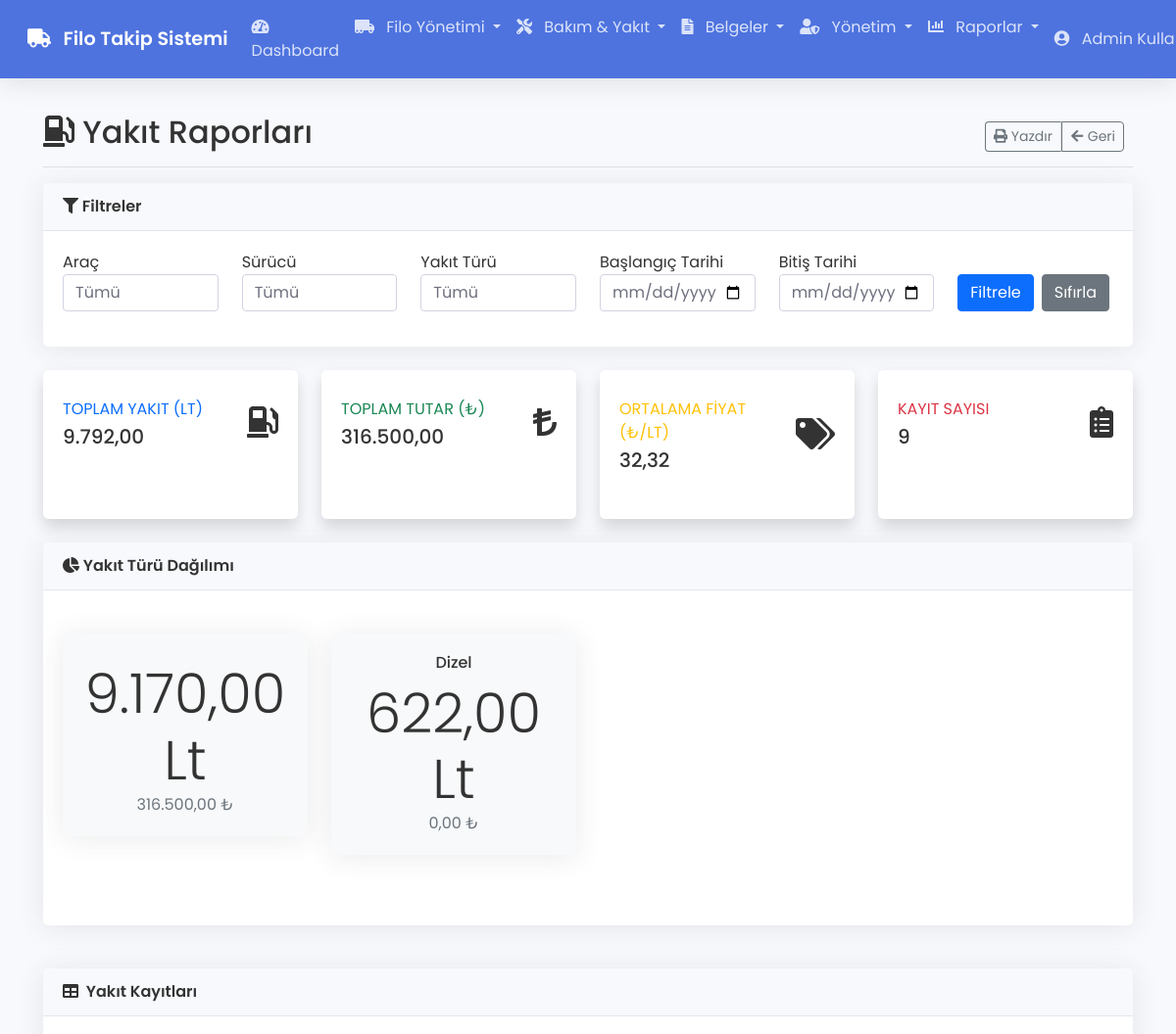
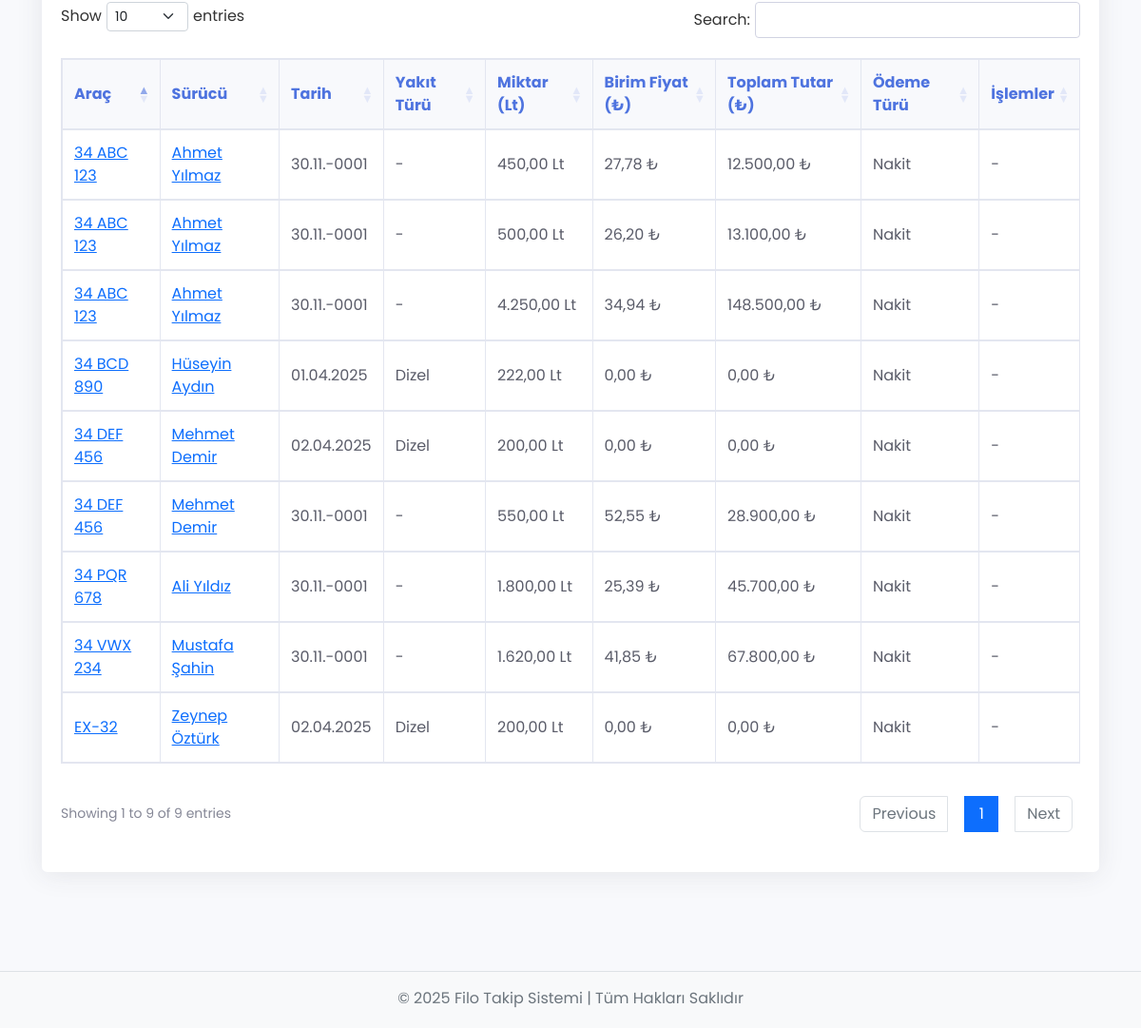
Screenshot of /reports/fuel (signed in) with the database file from the repository (2 pictures, top to bottom).
### tables this page shows
CREATE TABLE `fuel_records` (
  `id` int(11) NOT NULL,
  `vehicle_id` int(11) NOT NULL,
  `driver_id` int(11) DEFAULT NULL,
  `tank_id` int(11) NOT NULL,
  `fuel_type` enum('Benzin','Dizel','LPG','Elektrik') NOT NULL,
  `amount` decimal(10,2) NOT NULL COMMENT 'Litre',
  `cost` decimal(10,2) DEFAULT NULL COMMENT 'TL',
  `km_reading` int(11) DEFAULT NULL COMMENT 'Kilometre',
  `hour_reading` decimal(10,2) DEFAULT NULL COMMENT 'Çalışma Saati',
  `date` date NOT NULL,
  `notes` text DEFAULT NULL,
  `created_at` timestamp NOT NULL DEFAULT current_timestamp(),
  `created_by` int(11) NOT NULL
);

CREATE TABLE `vehicles` (
  `id` int(11) NOT NULL,
  `plate_number` varchar(20) NOT NULL,
  `brand` varchar(100) NOT NULL,
  `model` varchar(100) NOT NULL,
  `year` int(11) DEFAULT NULL,
  `company_id` int(11) DEFAULT NULL,
  `vehicle_type` enum('Otomobil','Kamyonet','Kamyon','Otobüs') NOT NULL,
  `status` enum('Aktif','Pasif','Bakımda') NOT NULL DEFAULT 'Aktif',
  `created_at` timestamp NOT NULL DEFAULT current_timestamp()
);

### app/views/reports/fuel.php (the view, shortened to what the rows shown need)
<?php require APPROOT . '/views/inc/header.php'; ?>
<div class="container-fluid">
    <div class="d-flex justify-content-between flex-wrap flex-md-nowrap align-items-center pt-3 pb-2 mb-3 border-bottom">
        <h1 class="h2"><i class="fas fa-gas-pump"></i> Yakıt Raporları</h1>
    </div>
    <div class="card mb-4">
        <div class="card-body">
            <div class="table-responsive">
                <table class="table table-hover table-bordered data-table" id="dataTable" width="100%" cellspacing="0">
                    <thead>
                        <tr>
                            <th>Araç</th>
                            <th>Sürücü</th>
                            <th>Tarih</th>
                            <th>Yakıt Türü</th>
                            <th>Miktar (Lt)</th>
                            <th>Birim Fiyat (₺)</th>
                            <th>Toplam Tutar (₺)</th>
                            <th>Ödeme Türü</th>
                            <th>İşlemler</th>
                        </tr>
                    </thead>
                    <tbody>
                        <?php foreach($data['fuelRecords'] as $record) : ?>
                            <tr>
                                <td>
                                    <a href="<?php echo URLROOT; ?>/vehicles/show/<?php echo $record->vehicle_id; ?>">
                                        <?php echo $record->plate_number; ?>
                                    </a>
                                </td>
                                <td>
                                    <a href="<?php echo URLROOT; ?>/drivers/show/<?php echo $record->driver_id; ?>">
                                        <?php echo $record->driver_name; ?>
                                    </a>
                                </td>
                                <td><?php echo date('d.m.Y', strtotime($record->date)); ?></td>
                                <td><?php echo $record->fuel_type; ?></td>
                                <td><?php echo number_format($record->amount, 2, ',', '.'); ?> Lt</td>
                                <td><?php echo number_format(($record->cost / $record->amount), 2, ',', '.'); ?> ₺</td>
                                <td><?php echo number_format($record->cost, 2, ',', '.'); ?> ₺</td>
                                <td><?php echo isset($record->payment_type) ? $record->payment_type : 'Nakit'; ?></td>
                                <td>
                                </td>
                            </tr>
                        <?php endforeach; ?>
                    </tbody>
                </table>
            </div>
        </div>
    </div>
</div>
<?php require APPROOT . '/views/inc/footer.php'; ?>

### rows the page displays
fuel_records: vehicle.plate_number "EX-32", driver_name "Zeynep Öztürk", date "02.04.2025", fuel_type "Dizel", amount "200,00", $record->cost / $record->amount "0,00", cost "0,00"
fuel_records: vehicle.plate_number "34 DEF 456", driver_name "Mehmet Demir", date "02.04.2025", fuel_type "Dizel", amount "200,00", $record->cost / $record->amount "0,00", cost "0,00"
fuel_records: vehicle.plate_number "34 BCD 890", driver_name "Hüseyin Aydın", date "01.04.2025", fuel_type "Dizel", amount "222,00", $record->cost / $record->amount "0,00", cost "0,00"
fuel_records: vehicle.plate_number "34 ABC 123", driver_name "Ahmet Yılmaz", date "30.11.-0001", amount "450,00", $record->cost / $record->amount "27,78", cost "12.500,00"
fuel_records: vehicle.plate_number "34 DEF 456", driver_name "Mehmet Demir", date "30.11.-0001", amount "550,00", $record->cost / $record->amount "52,55", cost "28.900,00"
fuel_records: vehicle.plate_number "34 ABC 123", driver_name "Ahmet Yılmaz", date "30.11.-0001", amount "500,00", $record->cost / $record->amount "26,20", cost "13.100,00"
fuel_records: vehicle.plate_number "34 PQR 678", driver_name "Ali Yıldız", date "30.11.-0001", amount "1.800,00", $record->cost / $record->amount "25,39", cost "45.700,00"
fuel_records: vehicle.plate_number "34 VWX 234", driver_name "Mustafa Şahin", date "30.11.-0001", amount "1.620,00", $record->cost / $record->amount "41,85", cost "67.800,00"
fuel_records: vehicle.plate_number "34 ABC 123", driver_name "Ahmet Yılmaz", date "30.11.-0001", amount "4.250,00", $record->cost / $record->amount "34,94", cost "148.500,00"

### other values shown
SITENAME "Filo Takip Sistemi"
$_SESSION['user_name'] "Admin…"
$data['fuelStats']->total_fuel "9.792,00"
$data['fuelStats']->total_cost "316.500,00"
$data['fuelStats']->avg_price_per_unit "32,32"
$data['fuelStats']->record_count "9"
$type->total_liters "9.170,00"
$type->total_cost "316.500,00"
$type->fuel_type "Dizel"
$type->total_liters "622,00"
$type->total_cost "0,00"
